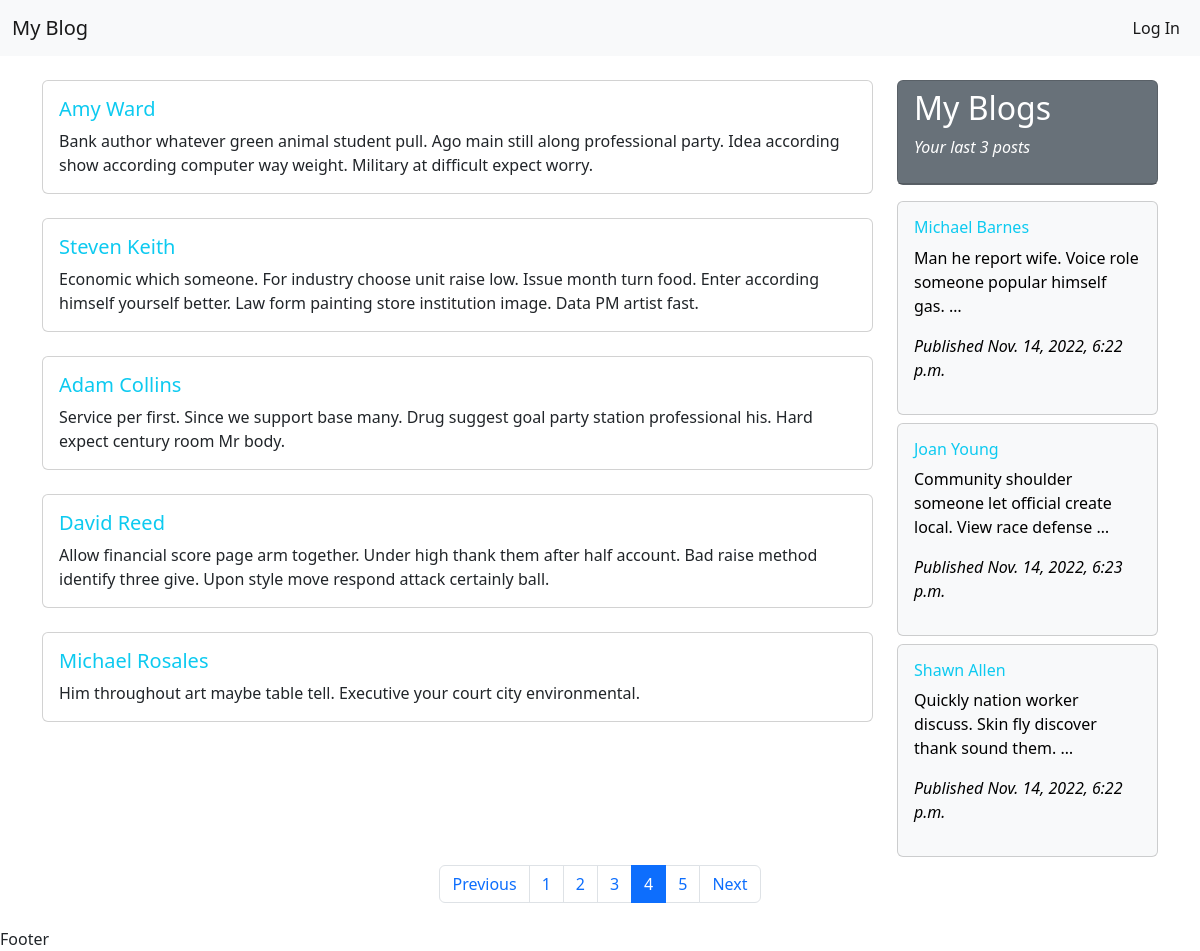
Page /?page=4 (signed in) on the committed database.
### pages/models.py (models this page shows, shortened)
class DateTime(models.Model):
    created_at=models.DateTimeField(auto_now_add=True)
    updated_at=models.DateTimeField(auto_now=True)
    class Meta:
        abstract = True

class Post(DateTime):
    author=models.ForeignKey(User, related_name="author", on_delete=models.CASCADE)
    title=models.CharField(max_length=150)
    slug = models.SlugField(max_length=300, verbose_name=_('Post Slug'))
    description=models.TextField(_("Describe your post here..."), max_length=3000)
    status=models.CharField(max_length=7,choices=STATUS, default='Draft')
    class Meta:
        verbose_name = _("Post")
        verbose_name_plural = _("Posts")
        ordering=['-created_at']

### pages/views.py (the view)
# urls.py: 2. Add a URL to urlpatterns:  path('', views.home, name='home')
def home(request):
    posts=models.Post.objects.filter(status='Publish')
    p = Paginator(posts, 5)
    page_number = request.GET.get('page')
    try:
        page_obj = p.get_page(page_number)
    except PageNotAnInteger :
        page_obj = p.page(1)
    except EmptyPage:
        page_obj = p.page(p.num_pages)
    context = {
        'page_obj': page_obj,
    }
    return render(request, 'base.html', context)

### pages/context_processors.py (called while the page is built)
def my_blogs(request):
    my_blogs = Post.objects.filter(author=request.user)[:3]
    return {
        'my_blogs': my_blogs,
    }

### pages/models.py (called while the page is built)
    def get_absolute_url(self):
        return reverse("pages:post_detail", kwargs={"pk": self.pk, "slug":self.slug})

### templates/base.html (shortened to what this page needs)
<!doctype html>
<html lang="en">
  <head>
    <link href="https://cdn.jsdelivr.net/npm/bootstrap@5.2.2/dist/css/bootstrap.min.css" rel="stylesheet">
</head>
  <body>
    <div>
        {% include  'navbar.html' %}
    </div>
    <main class="container my-4">
        <div class="row">
            {% block content %}
            <div class="col-lg-9">
            {% for post in page_obj.object_list %}
            <div class="card mb-4" onclick="location.href='{{post.get_absolute_url}}';" style="cursor: pointer;">
                <div class="card-body">
                  <h5 class="card-title text-info">{{post.title}}</h5>
                  <p class="card-text">{{post.description|truncatewords:30}}</p>
                </div>
              </div>
            {% endfor %}
            </div>
            {% endblock %}
            <div class="col-lg-3">
                <div class="card text-bg-secondary mb-3" style="max-width: 18rem;">
                    <div class="card-header">
                        <h2>My Blogs</h2>
                        <p class="fst-italic">Your last 3 posts</p>
                    </div>
                </div>
                {% for myblog in my_blogs  %}
                <div class="card text-bg-light mb-2" style="max-width: 18rem; cursor: pointer;" onclick="location.href='{{myblog.get_absolute_url}}';">
                    <div class="card-body">
                      <h6 class="card-title text-info ">{{myblog.title|truncatechars:20}}</h6>
                      <p class="card-text">{{myblog.description|truncatewords:10}}</p>
                      <p class=""><span class="fst-italic">Published {{myblog.updated_at}}</span></p>
                    </div>
                </div>
                {% endfor %}
            </div>
        </div>
        <nav aria-label="Page navigation example">
            <ul class="pagination justify-content-center">
                {% if page_obj.has_previous %}
              <li class="page-item">
                <a class="page-link" href="?page={{page_obj.previous_page_number}}">Previous</a>
              </li>
              {% endif %}
              {% for i in page_obj.paginator.page_range  %}
              {% if page_obj.number == i %}
              <li class="page-item active" aria-current="page"><a class="page-link" href="?page={{i}}">{{i}}</a></li>
               {% else %}
               <li class="page-item"><a class="page-link" href="?page={{i}}">{{i}}</a></li>
              {% endif %}
              {% endfor %}
              {% if  page_obj.has_next %}
              <li class="page-item">
                <a class="page-link" href="?page={{page_obj.next_page_number}}">Next</a>
              </li>
              {% endif %}
            </ul>
          </nav>
    </main>
    <div>Footer</div>
    <script src="https://cdn.jsdelivr.net/npm/bootstrap@5.2.2/dist/js/bootstrap.min.js"></script>  </body>
</html>

### rows in the picture
Post: title "Amy Ward", description "Bank author whatever green animal student pull. Ago main still along professional party. Idea according show according computer way weight. Military at difficult expect worry."
Post: title "Steven Keith", description "Economic which someone. For industry choose unit raise low. Issue month turn food. Enter according himself yourself better. Law form painting store institution image. Data PM artist fast."
Post: title "Adam Collins", description "Service per first. Since we support base many. Drug suggest goal party station professional his. Hard expect century room Mr body."
Post: title "David Reed", description "Allow financial score page arm together. Under high thank them after half account. Bad raise method identify three give. Upon style move respond attack certainly ball."
Post: title "Michael Rosales", description "Him throughout art maybe table tell. Executive your court city environmental."
Post: title "Michael Barnes", description "Man he report wife. Voice role someone popular himself gas. …", updated_at "Nov. 14, 2022, 6:22 p.m."
Post: title "Joan Young", description "Community shoulder someone let official create local. View race defense …", updated_at "Nov. 14, 2022, 6:23 p.m."
Post: title "Shawn Allen", description "Quickly nation worker discuss. Skin fly discover thank sound them. …", updated_at "Nov. 14, 2022, 6:22 p.m."

### other values in the picture
{{ i }} "1" "2" "3" "5"
{{ i }} "4"
